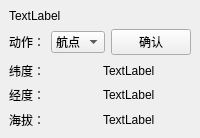
<?xml version="1.0" encoding="UTF-8"?>
<ui version="4.0">
 <class>WayPointItemWgt</class>
 <widget class="QWidget" name="WayPointItemWgt">
  <property name="geometry">
   <rect>
    <x>0</x>
    <y>0</y>
    <width>193</width>
    <height>137</height>
   </rect>
  </property>
  <property name="sizePolicy">
   <sizepolicy hsizetype="Preferred" vsizetype="Fixed">
    <horstretch>0</horstretch>
    <verstretch>0</verstretch>
   </sizepolicy>
  </property>
  <property name="windowTitle">
   <string>Form</string>
  </property>
  <property name="styleSheet">
   <string notr="true"/>
  </property>
  <layout class="QVBoxLayout" name="verticalLayout">
   <property name="spacing">
    <number>0</number>
   </property>
   <property name="leftMargin">
    <number>0</number>
   </property>
   <property name="topMargin">
    <number>0</number>
   </property>
   <property name="rightMargin">
    <number>0</number>
   </property>
   <property name="bottomMargin">
    <number>0</number>
   </property>
   <item>
    <widget class="QWidget" name="edgeWgt" native="true">
     <layout class="QVBoxLayout" name="verticalLayout_3">
      <item>
       <widget class="QLabel" name="label">
        <property name="text">
         <string>TextLabel</string>
        </property>
       </widget>
      </item>
      <item>
       <layout class="QHBoxLayout" name="horizontalLayout">
        <item>
         <widget class="QLabel" name="label_2">
          <property name="text">
           <string>动作：</string>
          </property>
         </widget>
        </item>
        <item>
         <widget class="QComboBox" name="actionCB">
          <item>
           <property name="text">
            <string>航点</string>
           </property>
          </item>
          <item>
           <property name="text">
            <string>变高</string>
           </property>
          </item>
          <item>
           <property name="text">
            <string>起飞</string>
           </property>
          </item>
          <item>
           <property name="text">
            <string>盘旋</string>
           </property>
          </item>
          <item>
           <property name="text">
            <string>返航</string>
           </property>
          </item>
          <item>
           <property name="text">
            <string>跳转</string>
           </property>
          </item>
         </widget>
        </item>
        <item>
         <widget class="QPushButton" name="pushButton">
          <property name="sizePolicy">
           <sizepolicy hsizetype="Preferred" vsizetype="Fixed">
            <horstretch>0</horstretch>
            <verstretch>0</verstretch>
           </sizepolicy>
          </property>
          <property name="text">
           <string>确认</string>
          </property>
         </widget>
        </item>
       </layout>
      </item>
      <item>
       <widget class="QStackedWidget" name="actSWgt">
        <property name="currentIndex">
         <number>0</number>
        </property>
        <widget class="QWidget" name="wpPage">
         <layout class="QVBoxLayout" name="verticalLayout_2">
          <property name="spacing">
           <number>6</number>
          </property>
          <property name="leftMargin">
           <number>0</number>
          </property>
          <property name="topMargin">
           <number>0</number>
          </property>
          <property name="rightMargin">
           <number>0</number>
          </property>
          <property name="bottomMargin">
           <number>0</number>
          </property>
          <item>
           <layout class="QHBoxLayout" name="horizontalLayout_2">
            <item>
             <widget class="QLabel" name="label_3">
              <property name="text">
               <string>纬度：</string>
              </property>
             </widget>
            </item>
            <item>
             <widget class="QLabel" name="latLabel">
              <property name="text">
               <string>TextLabel</string>
              </property>
             </widget>
            </item>
           </layout>
          </item>
          <item>
           <layout class="QHBoxLayout" name="horizontalLayout_3">
            <item>
             <widget class="QLabel" name="label_6">
              <property name="text">
               <string>经度：</string>
              </property>
             </widget>
            </item>
            <item>
             <widget class="QLabel" name="lngLabel">
              <property name="text">
               <string>TextLabel</string>
              </property>
             </widget>
            </item>
           </layout>
          </item>
          <item>
           <layout class="QHBoxLayout" name="horizontalLayout_4">
            <item>
             <widget class="QLabel" name="label_7">
              <property name="text">
               <string>海拔：</string>
              </property>
             </widget>
            </item>
            <item>
             <widget class="QLabel" name="altLabel">
              <property name="text">
               <string>TextLabel</string>
              </property>
             </widget>
            </item>
           </layout>
          </item>
         </layout>
        </widget>
        <widget class="QWidget" name="chgAltPage">
         <layout class="QHBoxLayout" name="horizontalLayout_5">
          <item>
           <widget class="QLabel" name="label_4">
            <property name="text">
             <string>高：</string>
            </property>
           </widget>
          </item>
          <item>
           <widget class="QComboBox" name="comboBox"/>
          </item>
         </layout>
        </widget>
        <widget class="QWidget" name="flyPage">
         <layout class="QHBoxLayout" name="horizontalLayout_6">
          <item>
           <widget class="QComboBox" name="comboBox_2"/>
          </item>
          <item>
           <widget class="QComboBox" name="comboBox_3"/>
          </item>
         </layout>
        </widget>
        <widget class="QWidget" name="cyclePage">
         <layout class="QGridLayout" name="gridLayout">
          <item row="4" column="1">
           <widget class="QComboBox" name="comboBox_4"/>
          </item>
          <item row="4" column="2">
           <widget class="QComboBox" name="comboBox_5"/>
          </item>
          <item row="5" column="1">
           <widget class="QComboBox" name="comboBox_6"/>
          </item>
          <item row="5" column="2">
           <widget class="QComboBox" name="comboBox_7"/>
          </item>
         </layout>
        </widget>
        <widget class="QWidget" name="returnPage">
         <widget class="QPushButton" name="pushButton_2">
          <property name="geometry">
           <rect>
            <x>40</x>
            <y>20</y>
            <width>75</width>
            <height>23</height>
           </rect>
          </property>
          <property name="text">
           <string>PushButton</string>
          </property>
         </widget>
        </widget>
        <widget class="QWidget" name="jumpPage">
         <layout class="QHBoxLayout" name="horizontalLayout_7">
          <item>
           <widget class="QLabel" name="label_5">
            <property name="text">
             <string>跳转至：</string>
            </property>
           </widget>
          </item>
          <item>
           <widget class="QComboBox" name="comboBox_8"/>
          </item>
         </layout>
        </widget>
       </widget>
      </item>
     </layout>
    </widget>
   </item>
  </layout>
 </widget>
 <resources/>
 <connections/>
</ui>
